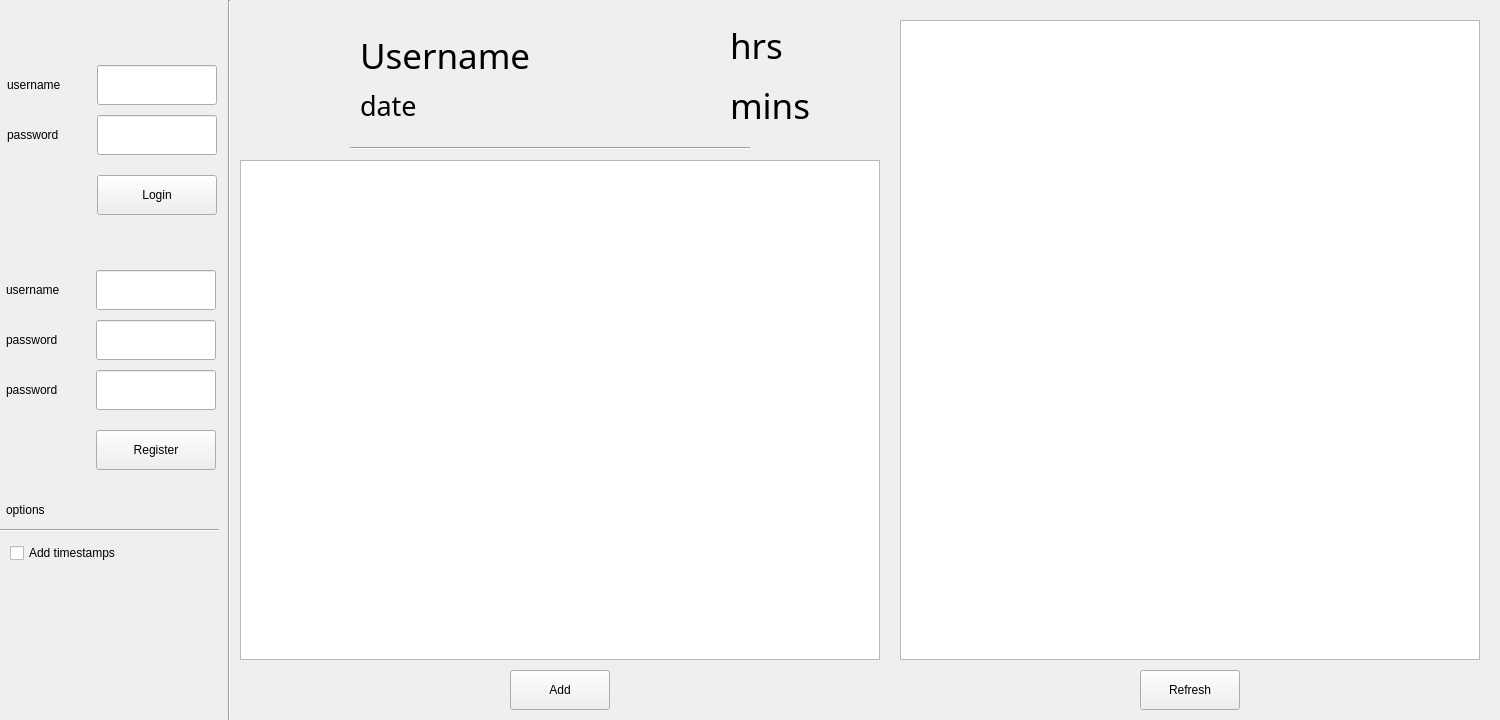
<?xml version="1.0" encoding="UTF-8"?>
<ui version="4.0">
 <author>Gotevagyok</author>
 <class>MainWindow</class>
 <widget class="QMainWindow" name="MainWindow">
  <property name="geometry">
   <rect>
    <x>0</x>
    <y>0</y>
    <width>1500</width>
    <height>720</height>
   </rect>
  </property>
  <property name="windowTitle">
   <string>MainWindow</string>
  </property>
  <widget class="QWidget" name="centralwidget">
   <widget class="QPlainTextEdit" name="addTextBox">
    <property name="geometry">
     <rect>
      <x>240</x>
      <y>160</y>
      <width>640</width>
      <height>500</height>
     </rect>
    </property>
   </widget>
   <widget class="Line" name="line">
    <property name="geometry">
     <rect>
      <x>350</x>
      <y>140</y>
      <width>400</width>
      <height>16</height>
     </rect>
    </property>
    <property name="orientation">
     <enum>Qt::Horizontal</enum>
    </property>
   </widget>
   <widget class="QPlainTextEdit" name="storedTextBox">
    <property name="geometry">
     <rect>
      <x>900</x>
      <y>20</y>
      <width>580</width>
      <height>640</height>
     </rect>
    </property>
   </widget>
   <widget class="QPushButton" name="addButton">
    <property name="geometry">
     <rect>
      <x>510</x>
      <y>670</y>
      <width>100</width>
      <height>40</height>
     </rect>
    </property>
    <property name="text">
     <string>Add</string>
    </property>
   </widget>
   <widget class="QPushButton" name="refreshButton">
    <property name="geometry">
     <rect>
      <x>1140</x>
      <y>670</y>
      <width>100</width>
      <height>40</height>
     </rect>
    </property>
    <property name="text">
     <string>Refresh</string>
    </property>
   </widget>
   <widget class="QLabel" name="usernameLabel">
    <property name="geometry">
     <rect>
      <x>360</x>
      <y>30</y>
      <width>331</width>
      <height>50</height>
     </rect>
    </property>
    <property name="font">
     <font>
      <family>Noto Sans Light</family>
      <pointsize>26</pointsize>
     </font>
    </property>
    <property name="text">
     <string>Username</string>
    </property>
   </widget>
   <widget class="QLabel" name="dateLabel">
    <property name="geometry">
     <rect>
      <x>360</x>
      <y>80</y>
      <width>100</width>
      <height>50</height>
     </rect>
    </property>
    <property name="font">
     <font>
      <family>Noto Sans Light</family>
      <pointsize>20</pointsize>
     </font>
    </property>
    <property name="text">
     <string>date</string>
    </property>
   </widget>
   <widget class="QLabel" name="hrsLabel">
    <property name="geometry">
     <rect>
      <x>730</x>
      <y>20</y>
      <width>100</width>
      <height>50</height>
     </rect>
    </property>
    <property name="font">
     <font>
      <family>Noto Sans Light</family>
      <pointsize>26</pointsize>
     </font>
    </property>
    <property name="text">
     <string>hrs</string>
    </property>
   </widget>
   <widget class="QLabel" name="minsLabel">
    <property name="geometry">
     <rect>
      <x>730</x>
      <y>80</y>
      <width>100</width>
      <height>50</height>
     </rect>
    </property>
    <property name="font">
     <font>
      <family>Noto Sans Light</family>
      <pointsize>26</pointsize>
     </font>
    </property>
    <property name="text">
     <string>mins</string>
    </property>
   </widget>
   <widget class="QPushButton" name="loginButton">
    <property name="geometry">
     <rect>
      <x>97</x>
      <y>175</y>
      <width>120</width>
      <height>40</height>
     </rect>
    </property>
    <property name="text">
     <string>Login</string>
    </property>
   </widget>
   <widget class="QPushButton" name="registerButton">
    <property name="geometry">
     <rect>
      <x>96</x>
      <y>430</y>
      <width>120</width>
      <height>40</height>
     </rect>
    </property>
    <property name="text">
     <string>Register</string>
    </property>
   </widget>
   <widget class="QLineEdit" name="usrNameTextBox">
    <property name="geometry">
     <rect>
      <x>97</x>
      <y>65</y>
      <width>120</width>
      <height>40</height>
     </rect>
    </property>
   </widget>
   <widget class="QLineEdit" name="passwTextBox">
    <property name="geometry">
     <rect>
      <x>97</x>
      <y>115</y>
      <width>120</width>
      <height>40</height>
     </rect>
    </property>
   </widget>
   <widget class="QLabel" name="label">
    <property name="geometry">
     <rect>
      <x>7</x>
      <y>75</y>
      <width>90</width>
      <height>20</height>
     </rect>
    </property>
    <property name="text">
     <string>username</string>
    </property>
   </widget>
   <widget class="QLabel" name="label_2">
    <property name="geometry">
     <rect>
      <x>7</x>
      <y>125</y>
      <width>90</width>
      <height>20</height>
     </rect>
    </property>
    <property name="text">
     <string>password</string>
    </property>
   </widget>
   <widget class="Line" name="line_2">
    <property name="geometry">
     <rect>
      <x>219</x>
      <y>0</y>
      <width>20</width>
      <height>720</height>
     </rect>
    </property>
    <property name="orientation">
     <enum>Qt::Vertical</enum>
    </property>
   </widget>
   <widget class="QLineEdit" name="regUsrNameTextBox">
    <property name="geometry">
     <rect>
      <x>96</x>
      <y>270</y>
      <width>120</width>
      <height>40</height>
     </rect>
    </property>
   </widget>
   <widget class="QLineEdit" name="regPasswTextBox">
    <property name="geometry">
     <rect>
      <x>96</x>
      <y>320</y>
      <width>120</width>
      <height>40</height>
     </rect>
    </property>
   </widget>
   <widget class="QLineEdit" name="regPasswTextBoxCheck">
    <property name="geometry">
     <rect>
      <x>96</x>
      <y>370</y>
      <width>120</width>
      <height>40</height>
     </rect>
    </property>
   </widget>
   <widget class="QLabel" name="label_3">
    <property name="geometry">
     <rect>
      <x>6</x>
      <y>330</y>
      <width>90</width>
      <height>20</height>
     </rect>
    </property>
    <property name="text">
     <string>password</string>
    </property>
   </widget>
   <widget class="QLabel" name="label_4">
    <property name="geometry">
     <rect>
      <x>6</x>
      <y>280</y>
      <width>90</width>
      <height>20</height>
     </rect>
    </property>
    <property name="text">
     <string>username</string>
    </property>
   </widget>
   <widget class="QLabel" name="label_5">
    <property name="geometry">
     <rect>
      <x>6</x>
      <y>380</y>
      <width>90</width>
      <height>20</height>
     </rect>
    </property>
    <property name="text">
     <string>password</string>
    </property>
   </widget>
   <widget class="QLabel" name="profilePic">
    <property name="geometry">
     <rect>
      <x>240</x>
      <y>20</y>
      <width>100</width>
      <height>100</height>
     </rect>
    </property>
    <property name="text">
     <string/>
    </property>
    <property name="pixmap">
     <pixmap>profilePicture.png</pixmap>
    </property>
    <property name="scaledContents">
     <bool>true</bool>
    </property>
    <property name="alignment">
     <set>Qt::AlignCenter</set>
    </property>
   </widget>
   <widget class="QCheckBox" name="timestampCheckBox">
    <property name="geometry">
     <rect>
      <x>10</x>
      <y>540</y>
      <width>151</width>
      <height>26</height>
     </rect>
    </property>
    <property name="text">
     <string>Add timestamps</string>
    </property>
   </widget>
   <widget class="QLabel" name="label_6">
    <property name="geometry">
     <rect>
      <x>6</x>
      <y>500</y>
      <width>70</width>
      <height>20</height>
     </rect>
    </property>
    <property name="text">
     <string>options</string>
    </property>
   </widget>
   <widget class="Line" name="line_3">
    <property name="geometry">
     <rect>
      <x>0</x>
      <y>520</y>
      <width>219</width>
      <height>20</height>
     </rect>
    </property>
    <property name="orientation">
     <enum>Qt::Horizontal</enum>
    </property>
   </widget>
  </widget>
 </widget>
 <resources/>
 <connections/>
</ui>
